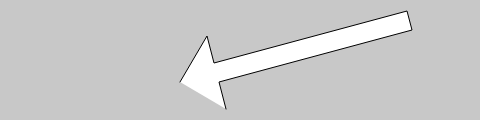
Frame 1 (no input)
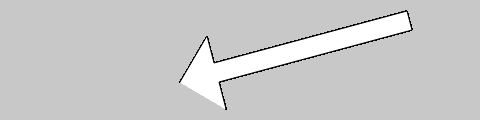
Frame 60 (no input)
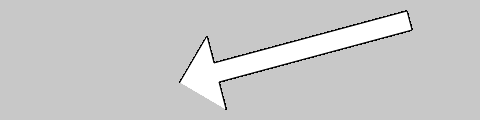
Frame 120 (the mouse pressed at the canvas centre since frame 60)

The p5.js sketch that drew these frames (run headless with seeded random() and noise() and a simulated clock; from frame 60 on, the mouse is pressed at the canvas centre):

// p5.js sketch
// ── sketch.js
function setup() {
	createCanvas(480, 120);
	background(200);
}

function draw() {
	beginShape();
	vertex(180, 82);
	vertex(207, 36);
	vertex(214, 63);
	vertex(407, 11);
	vertex(412, 30);
	vertex(219, 82);
	vertex(226, 109);
	endShape();
	}
